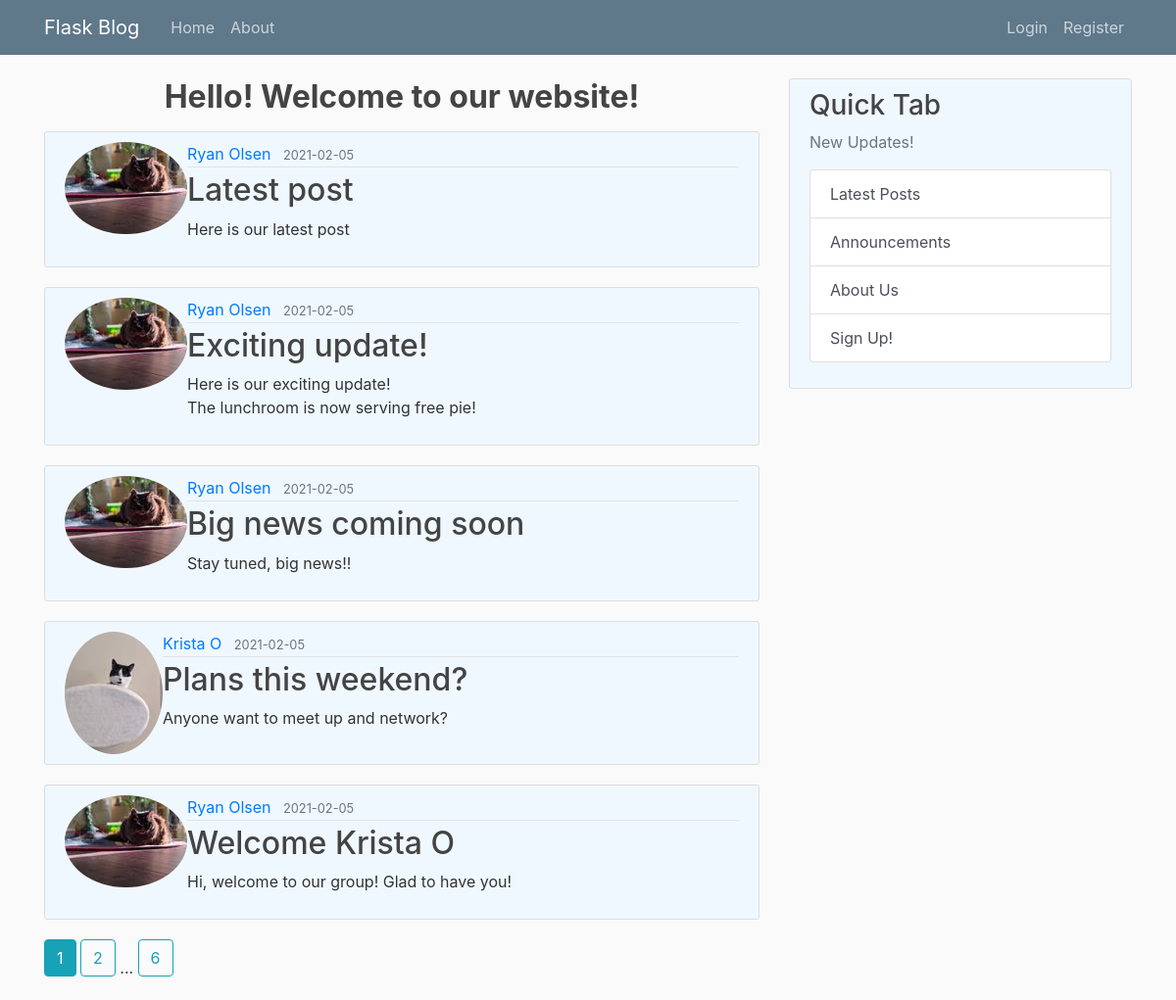
The page /home on the database its author committed.
### flaskblog/models.py (models this page shows, shortened)
class Post(db.Model, UserMixin):
    id = db.Column(db.Integer, primary_key=True)
    title = db.Column(db.String(100), nullable=False)
    date_posted = db.Column(db.DateTime, nullable=False, default=datetime.utcnow)
    content = db.Column(db.Text, nullable=False)
    user_id = db.Column(db.Integer, db.ForeignKey('user.id'), nullable=False)

class User(db.Model, UserMixin):
    id = db.Column(db.Integer, primary_key=True)
    username = db.Column(db.String(20), unique=True, nullable=False) #string with max length of 20 characters
    email = db.Column(db.String(120), unique=True, nullable=False) #string with max length of 120 characters
    image_file = db.Column(db.String(20), nullable=False, default='default.jpg')  #image for user profiole pictures
    password = db.Column(db.String(60), nullable=False)
    posts = db.relationship('Post', backref='author', lazy=True)

### flaskblog/main/routes.py (the view)
@main.route("/")
@main.route("/home")
def home():
    page = request.args.get('page', 1, type=int)
    posts = Post.query.order_by(Post.date_posted.desc()).paginate(page=page, per_page=5)
    return render_template('home.html', posts=posts)

### flaskblog/templates/home.html (shortened to what this page needs)
{% extends "layout.html" %}
{% block content %}
      <div class="row">
        <div class="col-md-8">
<div>
  <h2><p class="text-center font-weight-bold"> Hello! Welcome to our website! </h2<<p>
</div>
    {% for post in posts.items %}
        <article class="media content-section">
          <img class="rounded-circle article-image" src="{{ url_for('static', filename='profile_pics/' + post.author.image_file) }}">
          <div class="media-body">
            <div class="article-metadata">
              <a class="mr-2" href="{{ url_for('users.user_posts', username=post.author.username) }}">{{ post.author.username }}</a>
              <small class="text-muted">{{ post.date_posted.strftime('%Y-%m-%d') }}</small>
            </div>
            <h2><a class="article-title" href="{{ url_for('posts.post', post_id=post.id) }}">{{ post.title }}</a></h2>
            <p class="article-content">{{ post.content }}</p>
          </div>
        </article>
    {% endfor %}
    {% for page_num in posts.iter_pages(left_edge=1, right_edge=1, left_current=1, right_current=2) %}
      {% if page_num %}
        {% if posts.page == page_num %}
          <a class="btn btn-info mb-4" href="{{ url_for('main.home', page=page_num) }}">{{ page_num }} </a>
        {% else %}
          <a class="btn btn-outline-info mb-4" href="{{ url_for('main.home', page=page_num) }}">{{ page_num }} </a>
        {% endif %}
      {% else %}
        ...
      {% endif %}
    {% endfor %}
            </div>
        <div class="col-md-4">
          <div class="content-section">
            <h3>Quick Tab</h3>
            <p class='text-muted'>New Updates!</p>
              <ul class="list-group">
                <a class="list-group-item list-group-item-action" <button class="btn" type="button" href="{{ url_for('main.home') }}">Latest Posts</a>
                <a class="list-group-item list-group-item-action" <button class="btn" type="button" href="{{ url_for('main.announcement') }}">Announcements</a>
                <a class="list-group-item list-group-item-action" <button class="btn" type="button" href="{{ url_for('main.about') }}">About Us</a>
                <a class="list-group-item list-group-item-action" <button class="btn" type="button" href="{{ url_for('users.register') }}">Sign Up!</a>
              </ul>
          </div>
        </div>
      </div>
    </main>
{% endblock content %}

### flaskblog/templates/layout.html (shortened to what this page needs)
<!DOCTYPE html>
<html>
<head>
    <link rel="stylesheet" href="https://stackpath.bootstrapcdn.com/bootstrap/4.3.1/css/bootstrap.min.css">
    <link rel="stylesheet" type="text/css" href="{{url_for('static', filename='main.css') }}">
</head>
<body>
        <header class="site-header">
      <nav class="navbar navbar-expand-md navbar-dark bg-steel fixed-top">
        <div class="container">
          <a class="navbar-brand mr-4" href="/">Flask Blog</a>
          <div class="collapse navbar-collapse" id="navbarToggle">
            <div class="navbar-nav mr-auto">
              <a class="nav-item nav-link" href="{{ url_for('main.home') }}">Home</a>
              <a class="nav-item nav-link" href="{{ url_for('main.about') }}">About</a>
            </div>
            <div class="navbar-nav">
              {% if current_user.is_authenticated%}
                <a class="nav-item nav-link" href="{{ url_for('posts.new_post') }}">New Post</a>
                <a class="nav-item nav-link" href="{{ url_for('users.account') }}">Account</a>
                <a class="nav-item nav-link" href="{{ url_for('users.logout') }}">Logout</a>
              {% else %}
                <a class="nav-item nav-link" href="{{ url_for('users.login') }}">Login</a>
                <a class="nav-item nav-link" href="{{ url_for('users.register') }}">Register</a>
              {% endif %}
            </div>
          </div>
        </div>
      </nav>
    </header>
    <main role="main" class="container">
          {% block content %}{% endblock %}
</body>
</html>

### flaskblog/static/main.css (style rules this page uses)
body { background: #fafafa; color: #333333; margin-top: 5rem; }
h1, h2, h3, h4, h5, h6 { color: #444444; }
.bg-steel { background-color: #5f788a; }
.site-header .navbar-nav .nav-link { color: #cbd5db; }
.content-section { background: #F0F8FF; padding: 10px 20px; border: 1px solid #dddddd; border-radius: 3px; margin-bottom: 20px; }
.article-title { color: #444444; }
.article-content { white-space: pre-line; }
.article-metadata { padding-bottom: 1px; margin-bottom: 4px; border-bottom: 1px solid #e3e3e3 }

### rows shown on the page
Post: image_file (picture), author.username "Ryan Olsen", date_posted "2021-02-05", title "Latest post", content "Here is our latest post"
Post: image_file (picture), author.username "Ryan Olsen", date_posted "2021-02-05", title "Exciting update!", content "Here is our exciting update! The lunchroom is now serving free pie!"
Post: image_file (picture), author.username "Ryan Olsen", date_posted "2021-02-05", title "Big news coming soon", content "Stay tuned, big news!!"
Post: image_file (picture), author.username "Krista O", date_posted "2021-02-05", title "Plans this weekend?", content "Anyone want to meet up and network?"
Post: image_file (picture), author.username "Ryan Olsen", date_posted "2021-02-05", title "Welcome Krista O", content "Hi, welcome to our group! Glad to have you!"

### other values the page prints
{{ page_num }} "1"
{{ page_num }} "2" "6"
